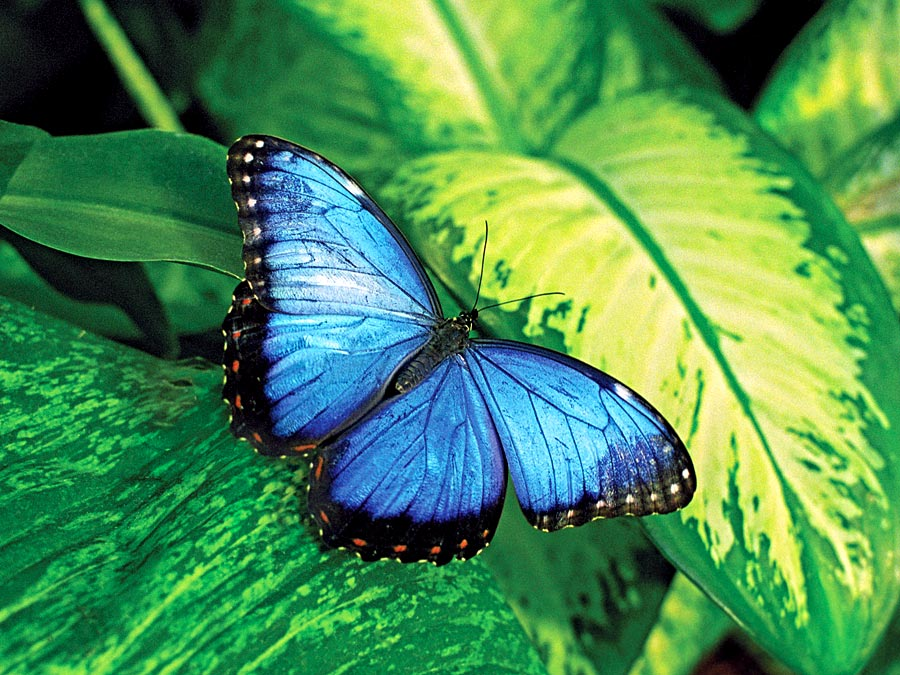
#> input picture butterfly.jpg, 900 x 675 px
$ python butter.py
#> lines starting #> are read from the running program, lines starting #| are printed output that depends on the picture
import numpy as np
import cv2

img=cv2.imread('butterfly.jpg')
#> img is the input picture: shape (675, 900, 3); mean B, G, R 85, 142.2, 75.5
cv2.imshow("Image",img)
cv2.moveWindow("Image",10,10)
b,g,r=cv2.split(img)
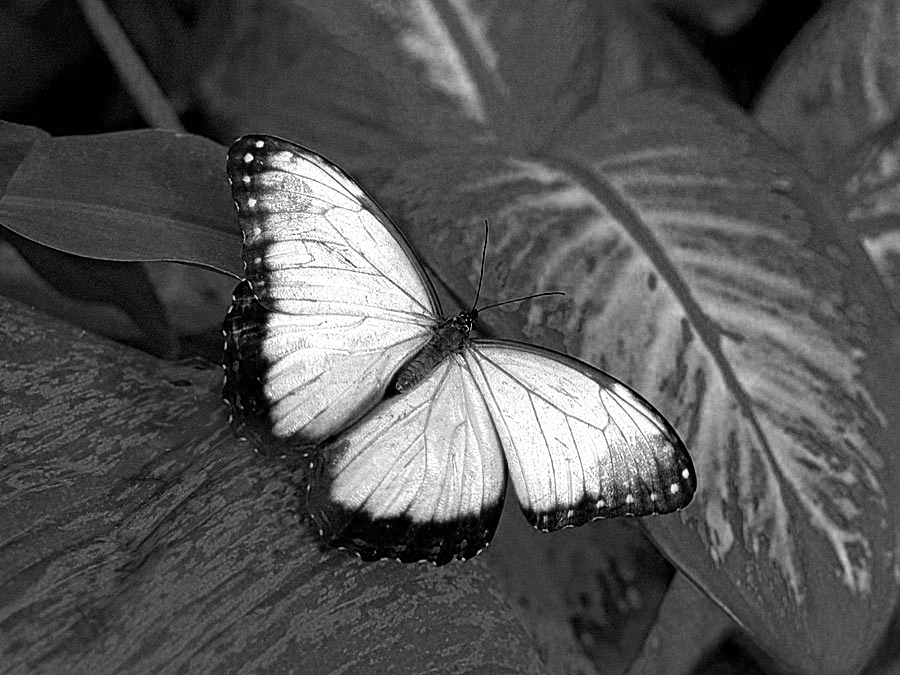
#> b: shape (675, 900); min 0, max 255, mean 85
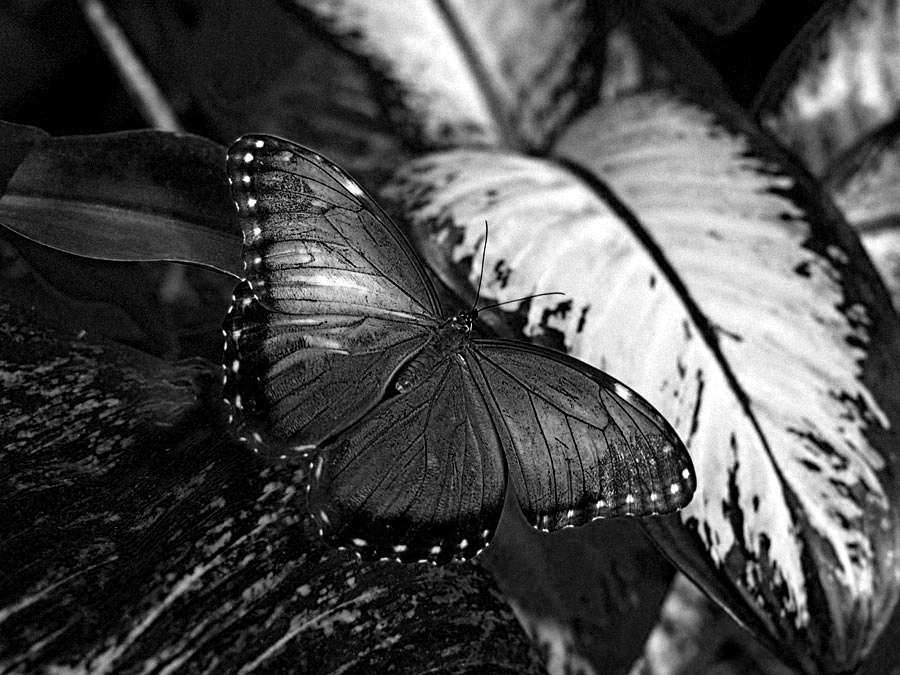
#> r: shape (675, 900); min 0, max 255, mean 75.5
print(b)
#> (printed output is left out)
height,width,channels=img.shape
#> height = 675; width = 900; channels = 3

rgb_split=np.empty([height,width*3,3],'uint8')
rgb_split[:,0:width]=cv2.merge([b,b,b])
rgb_split[:,width:width*2]=cv2.merge([g,g,g])
rgb_split[:,width*2:width*3]=cv2.merge([r,r,r])
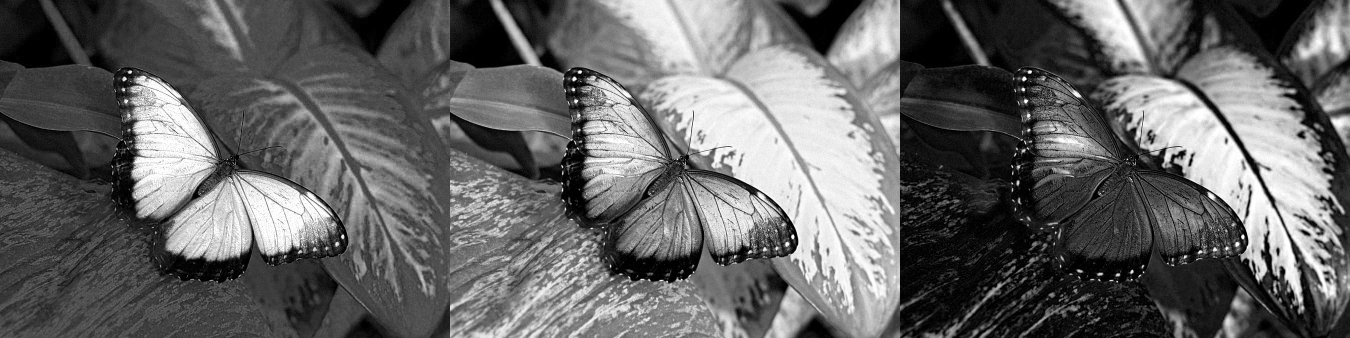
#> rgb_split: shape (675, 2700, 3) (shown at 1/2 size); min 0, max 255, mean 100.9

hsv=cv2.cvtColor(img,cv2.COLOR_BGR2HSV)
#> hsv: shape (675, 900, 3); mean H, S, V 67.5, 170.7, 150
h,s,v=cv2.split(hsv)
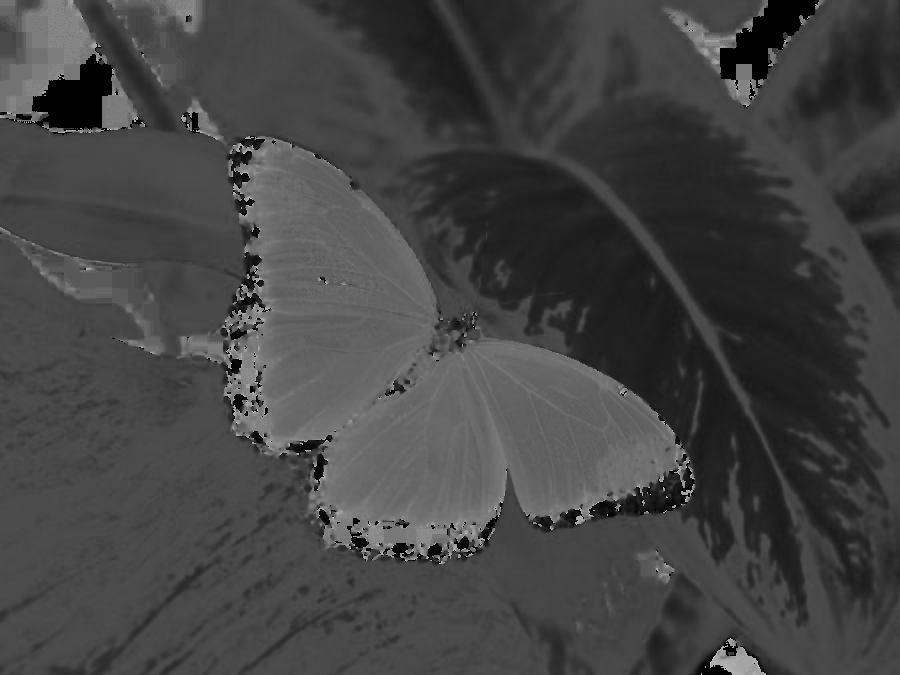
#> h: shape (675, 900); min 0, max 179, mean 67.5
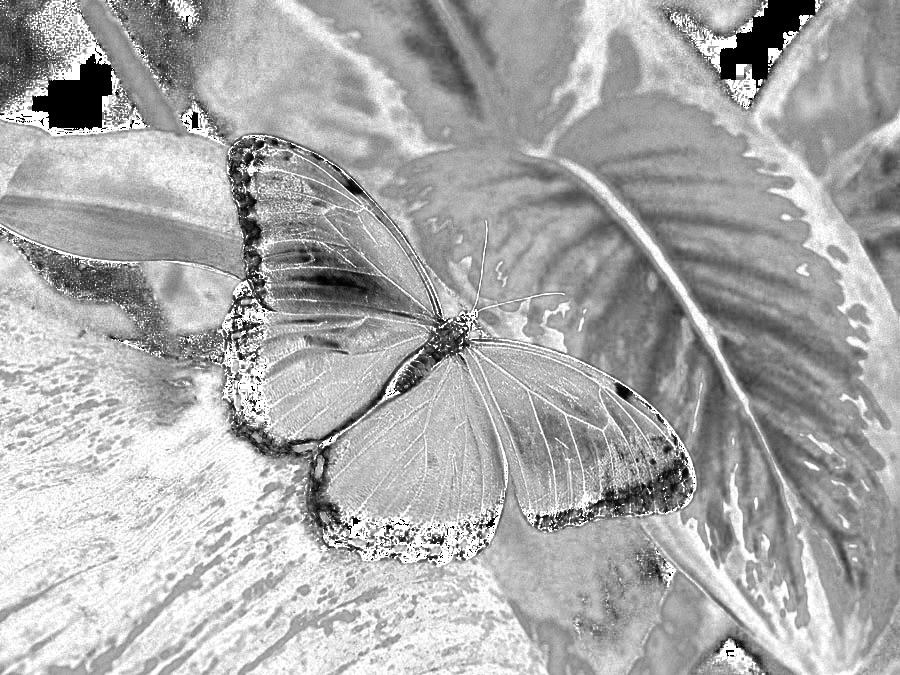
#> s: shape (675, 900); min 0, max 255, mean 170.7
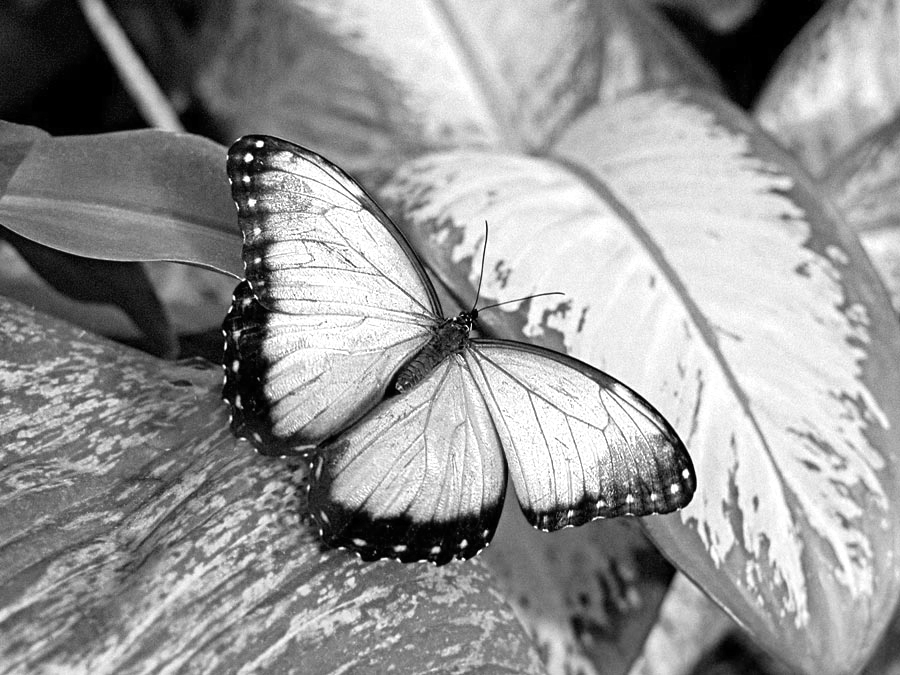
#> v: shape (675, 900); min 0, max 255, mean 150
hsv_split=np.concatenate((h,s,v),axis=1)
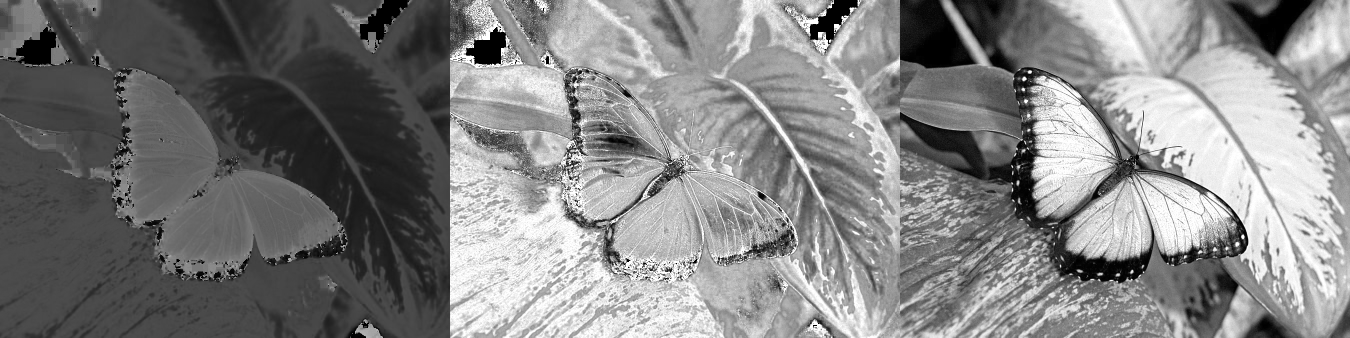
#> hsv_split: shape (675, 2700) (shown at 1/2 size); min 0, max 255, mean 129.4
cv2.imshow("Split hsv",hsv_split)


#cv2.imshow("channels",rgb_split)


cv2.waitKey(0)
cv2.destroyAllWindows()

$ run again, with cherry2.jpg copied over butterfly.jpg
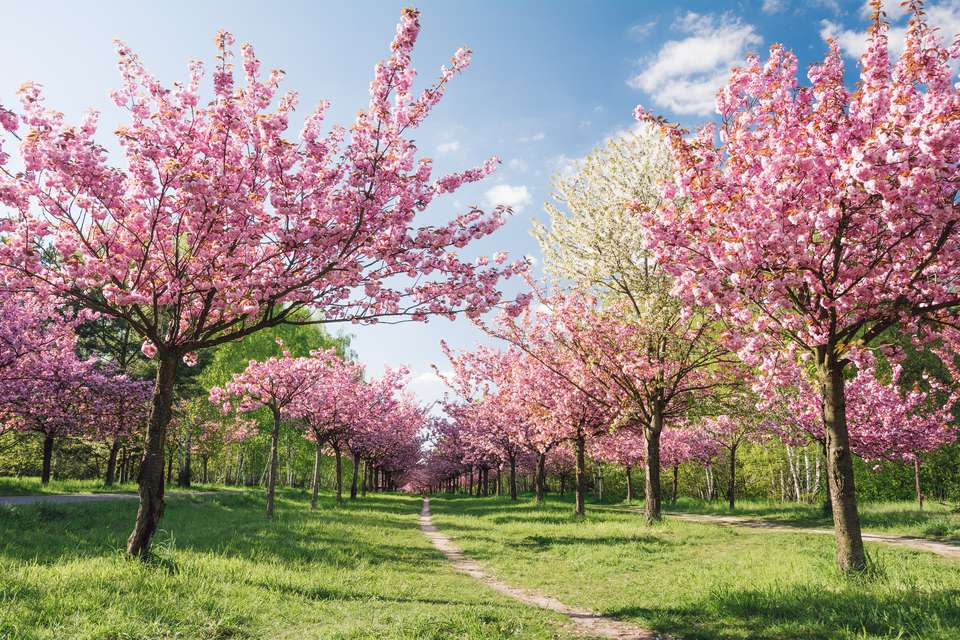
#> input picture cherry2.jpg, 960 x 640 px
#> img is the input picture: shape (640, 960, 3); mean B, G, R 130, 142.1, 156.7
#> (printed output is left out)
#> hsv: shape (640, 960, 3); mean H, S, V 87.2, 91.3, 169.7
#> `h,s,v=cv2.split(hsv)`:
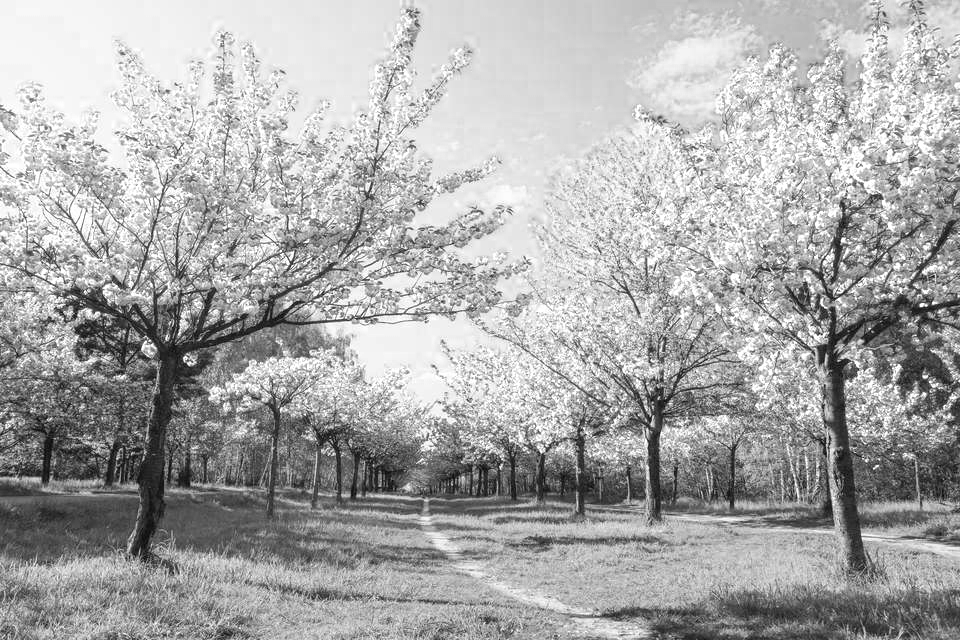
#> v: shape (640, 960); min 3, max 255, mean 169.7
#> `hsv_split=np.concatenate((h,s,v),axis=1)`:
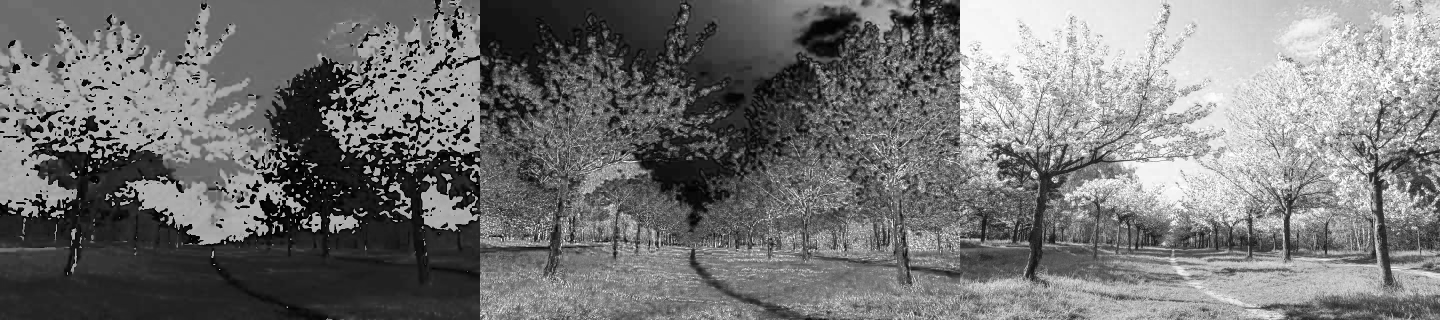
#> hsv_split: shape (640, 2880) (shown at 1/2 size); min 0, max 255, mean 116
